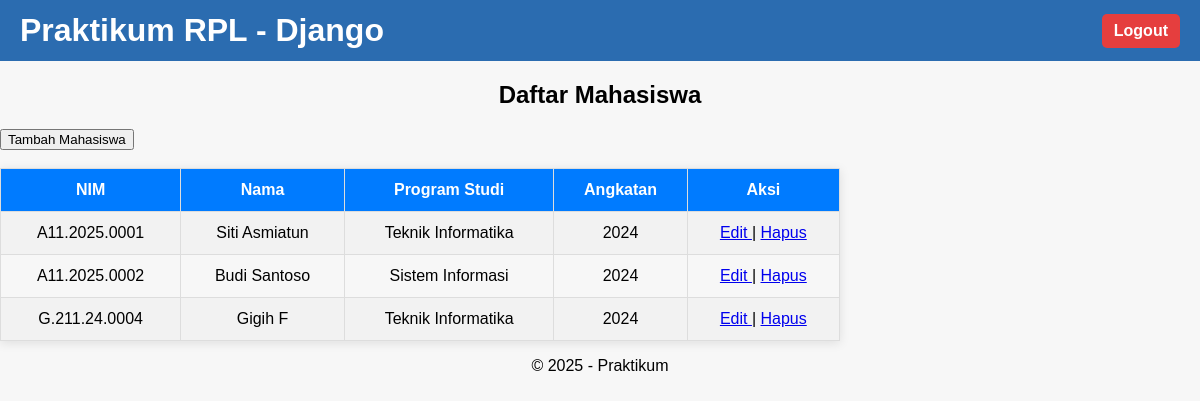
Before: /mahasiswa/daftar/ (signed in) with the older database file.
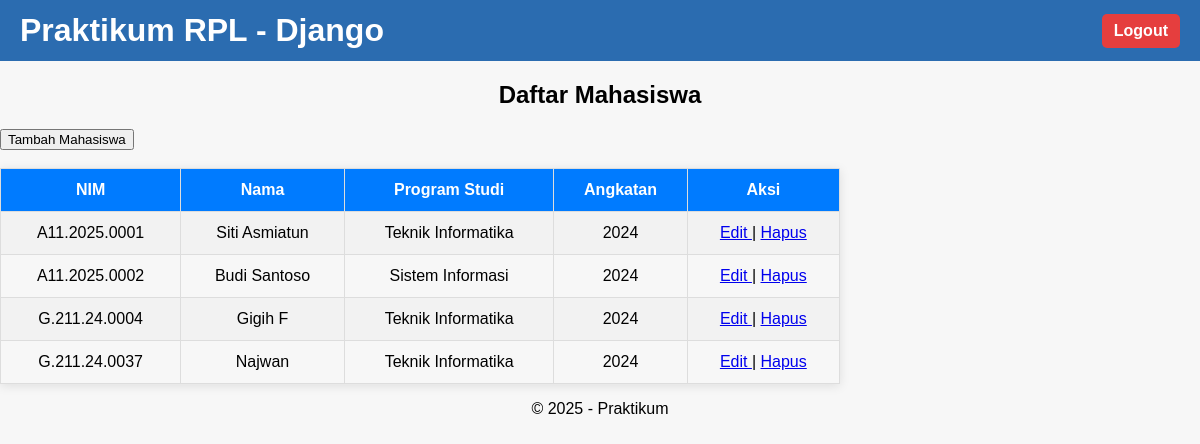
After: the same page with the newer database file.
### mahasiswa/models.py (models this page shows, shortened)
class Mahasiswa(models.Model):
    nim = models.CharField(max_length=15, unique=True)
    nama = models.CharField(max_length=100)
    programstudi = models.CharField(max_length=50)
    angkatan = models.IntegerField()

### mahasiswa/views.py (the view)
# urls.py: path('daftar/', views.daftar_mahasiswa, name='daftar_mahasiswa'),
@login_required(login_url='/accounts/login/')
def daftar_mahasiswa(request):
    mahasiswas = Mahasiswa.objects.all()
    return render(request, 'mahasiswa/daftar.html', {'mahasiswas': mahasiswas})

### mahasiswa/templates/mahasiswa/daftar.html
{% extends 'mahasiswa/base.html' %}
{% load static %}
{% block content %}
<h2>Daftar Mahasiswa</h2>
<a href="{% url 'tambah_mahasiswa' %}">
    <button>Tambah Mahasiswa</button>
</a>
<br><br>
<table border="1">
    <tr>
        <th>NIM</th>
        <th>Nama</th>
        <th>Program Studi</th>
        <th>Angkatan</th>
        <th>Aksi</th>
    </tr>
    {% for mhs in mahasiswas %}
    <tr>
        <td>{{ mhs.nim }}</td>
        <td>{{ mhs.nama }}</td>
        <td>{{ mhs.programstudi }}</td>
        <td>{{ mhs.angkatan }}</td>
        <td class="aksi">
            <a href="{% url 'edit_mahasiswa' mhs.id %}">
                Edit
            </a>
            |
            <a href="{% url 'hapus_mahasiswa' mhs.id %}"
               onclick="return confirm('Yakin ingin menghapus data ini?')">
                Hapus
            </a>
        </td>
    </tr>
    {% empty %}
    <tr>
        <td colspan="5">Belum ada data.</td>
    </tr>
    {% endfor %}
</table>
{% endblock %}

### mahasiswa/templates/mahasiswa/base.html (shortened to what this page needs)
{% load static %}
<!DOCTYPE html>
<html lang="id">
<head>
    {% load static %}
    <link rel="stylesheet" href="{% static 'mahasiswa/css/style.css' %}">
</head>
<body>
    <header>
        <h1>Praktikum RPL - Django</h1>
        {% if user.is_authenticated %}
        <a href="/accounts/logout/">Logout</a>
        {% else %}
        <a href="/accounts/login/"">Login</a>
        {% endif %}
    </header>
    <main>
        {% block content %}{% endblock %}
    </main>
    <center>
    <footer>
        <p>&copy; 2025 - Praktikum</p>
    </footer>
    </center>
</body>
</html>

### mahasiswa/static/mahasiswa/css/style.css (style rules this page uses)
body { font-family: Arial, sans-serif; margin:0; padding:0; background:#f7f7f7; }
header { background:#2b6cb0; color:white; padding:12px 20px; display:flex; justify-content:space-between; align-items:center; }
header h1 { margin:0; }
header a { background:#e53e3e; color:white; text-decoration:none; font-weight:bold; padding:8px 12px; border-radius:5px; }
h2 { text-align: center; margin-bottom: 20px; }
table { border-collapse: collapse; width: 70%; text-align: center; box-shadow: 0 2px 10px rgba(0,0,0,0.1); }
th, td { border: 1px solid #ddd; padding: 12px; }
th { background-color: #007bff; color: white; }
tr:nth-child(even) { background-color: #f2f2f2; }

Changed rows visible on the page:
added Mahasiswa: nim "G.211.24.0037", nama "Najwan", programstudi "Teknik Informatika", angkatan "2024"
